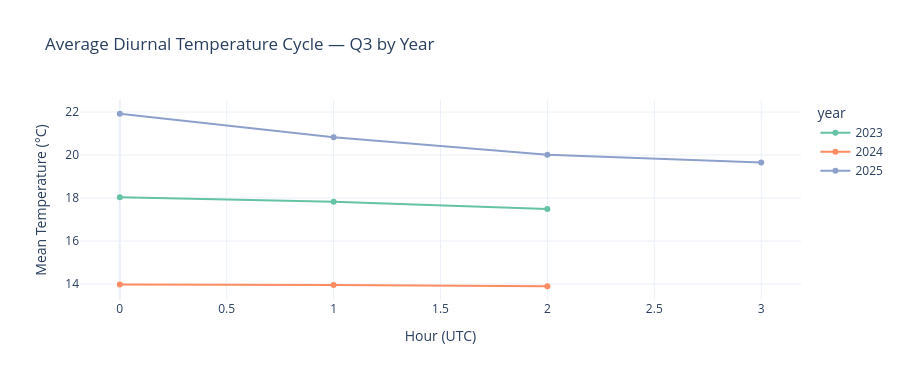

Source (notebook cell):
### Code cell
# ── Visual 6: Diurnal temperature cycle per year ──────────────────────────────
df['hour'] = df['DATEUTC'].dt.hour
diurnal = (
    df.groupby(['year','hour'])['temp_c']
      .mean().reset_index()
)

fig_diurnal = px.line(
    diurnal, x='hour', y='temp_c', color='year',
    color_discrete_sequence=px.colors.qualitative.Set2,
    markers=True,
    labels={'hour':'Hour (UTC)', 'temp_c':'Mean Temperature (°C)'},
    title='Average Diurnal Temperature Cycle — Q3 by Year',
    template='plotly_white', height=380
)
fig_diurnal.show()

### Figure 1 — Plotly figure (JSON) as saved in the notebook; plotly's stock layout.template omitted (floating-point values rounded to 4 significant figures)
{"data": [{"hovertemplate": "year=2023<br>Hour (UTC)=%{x}<br>Mean Temperature (°C)=%{y}<extra></extra>", "legendgroup": "2023", "line": {"color": "rgb(102,194,165)", "dash": "solid"}, "marker": {"symbol": "circle"}, "mode": "lines+markers", "name": "2023", "orientation": "v", "showlegend": true, "type": "scatter", "x": [0, 1, 2], "xaxis": "x", "y": [18.04, 17.83, 17.49], "yaxis": "y"}, {"hovertemplate": "year=2024<br>Hour (UTC)=%{x}<br>Mean Temperature (°C)=%{y}<extra></extra>", "legendgroup": "2024", "line": {"color": "rgb(252,141,98)", "dash": "solid"}, "marker": {"symbol": "circle"}, "mode": "lines+markers", "name": "2024", "orientation": "v", "showlegend": true, "type": "scatter", "x": [0, 1, 2], "xaxis": "x", "y": [13.99, 13.96, 13.9], "yaxis": "y"}, {"hovertemplate": "year=2025<br>Hour (UTC)=%{x}<br>Mean Temperature (°C)=%{y}<extra></extra>", "legendgroup": "2025", "line": {"color": "rgb(141,160,203)", "dash": "solid"}, "marker": {"symbol": "circle"}, "mode": "lines+markers", "name": "2025", "orientation": "v", "showlegend": true, "type": "scatter", "x": [0, 1, 2, 3], "xaxis": "x", "y": [21.92, 20.83, 20.02, 19.65], "yaxis": "y"}], "layout": {"height": 380, "legend": {"title": {"text": "year"}, "tracegroupgap": 0}, "title": {"text": "Average Diurnal Temperature Cycle — Q3 by Year"}, "xaxis": {"anchor": "y", "domain": [0, 1], "title": {"text": "Hour (UTC)"}}, "yaxis": {"anchor": "x", "domain": [0, 1], "title": {"text": "Mean Temperature (°C)"}}}}
